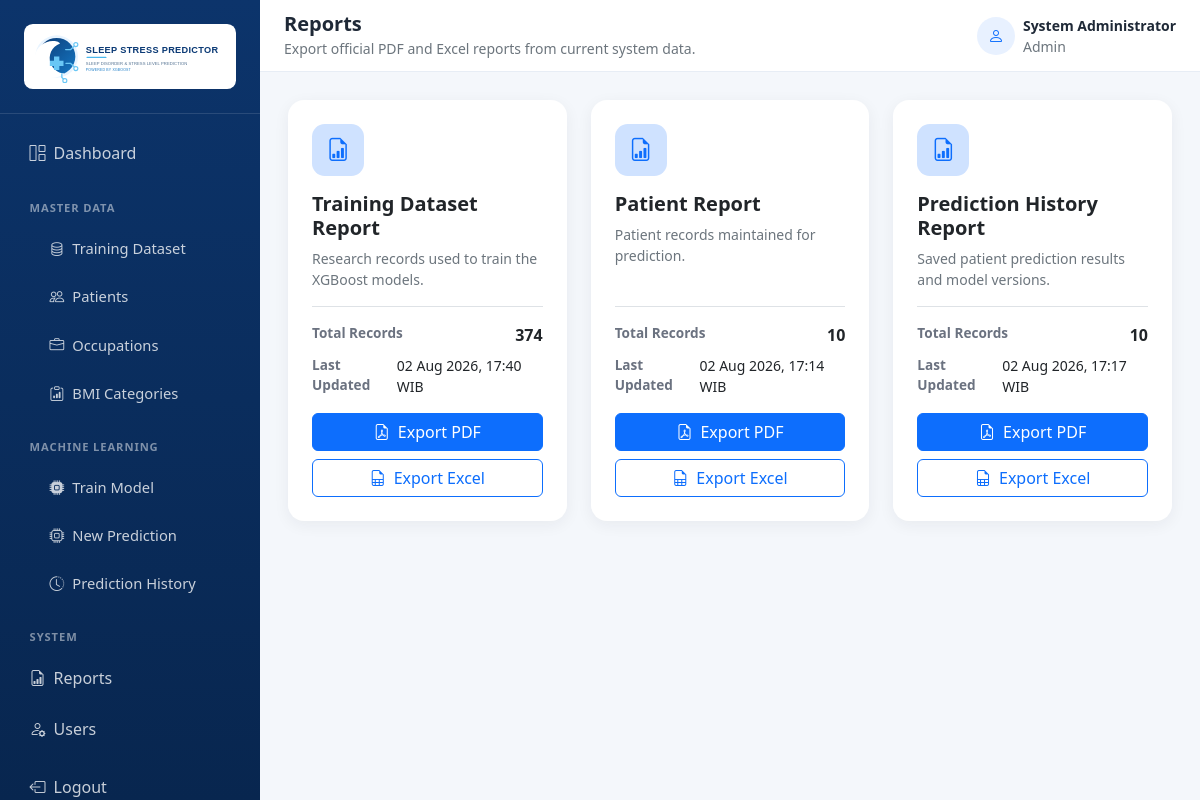
/reports/ (signed in), run on the app's committed database.
### models/database.py (models this page shows)
class User(UserMixin, db.Model):
    __tablename__ = "users"
    id = db.Column(db.Integer, primary_key=True)
    full_name = db.Column(db.String(120), nullable=False)
    username = db.Column(db.String(80), nullable=False, unique=True, index=True)
    password_hash = db.Column(db.String(256), nullable=False)
    role = db.Column(db.String(20), nullable=False, default="Admin")
    created_at = db.Column(db.DateTime, nullable=False, default=jakarta_now)

class ModelMetadata(db.Model):
    __tablename__ = "model_metadata"
    id = db.Column(db.Integer, primary_key=True)
    active_model = db.Column(db.String(150), nullable=False)
    model_version = db.Column(db.String(20), nullable=False)
    last_training_date = db.Column(db.DateTime, nullable=True)

### routes/reports.py (the view)
@reports_bp.get("/")
@login_required
def index():
    return render_template("reports/index.html", reports=report_dashboard_cards())

### app.py (called while the page is built)
@login_manager.user_loader
def load_user(user_id):
    return db.session.get(User, int(user_id))

### templates/reports/index.html (shortened to what this page needs)
{% extends "base.html" %}
{% block page_title %}Reports{% endblock %}
{% block page_subtitle %}Export official PDF and Excel reports from current system data.{% endblock %}
{% block content %}<div class="row g-4">{% for report in reports %}<div class="col-md-6 col-xl-4"><div class="card border-0 dashboard-card h-100"><div class="card-body p-4 d-flex flex-column"><div class="metric-icon bg-primary-subtle text-primary mb-3"><i class="bi bi-file-earmark-bar-graph"></i></div><h5 class="fw-bold">{{ report.title }}</h5><p class="text-secondary small flex-grow-1">{{ report.description }}</p><div class="border-top pt-3 mb-3"><div class="d-flex justify-content-between"><span class="metric-label">Total Records</span><strong>{{ report.total }}</strong></div><div class="d-flex justify-content-between mt-2"><span class="metric-label">Last Updated</span><small>{{ report.last_updated.strftime('%d %b %Y, %H:%M WIB') if report.last_updated else '-' }}</small></div></div><div class="d-grid gap-2"><a class="btn btn-primary" href="{{ url_for('reports.export_pdf', report_key=report.key) }}"><i class="bi bi-file-earmark-pdf me-2"></i>Export PDF</a><a class="btn btn-outline-primary" href="{{ url_for('reports.export_excel', report_key=report.key) }}"><i class="bi bi-file-earmark-spreadsheet me-2"></i>Export Excel</a></div></div></div></div>{% endfor %}</div>{% endblock %}

### templates/base.html (shortened to what this page needs)
<!DOCTYPE html>
<html lang="id">
<head>
  <link href="https://cdn.jsdelivr.net/npm/bootstrap@5.3.0/dist/css/bootstrap.min.css" rel="stylesheet">
  <link rel="stylesheet" href="https://cdn.jsdelivr.net/npm/bootstrap-icons@1.11.1/font/bootstrap-icons.css">
  <link rel="stylesheet" href="https://cdn.datatables.net/1.13.8/css/dataTables.bootstrap5.min.css">
  <link rel="stylesheet" href="{{ url_for('static', filename='css/dashboard.css') }}">
</head>
<body class="dashboard-body">
  <aside class="app-sidebar">
    <a class="sidebar-brand" href="{{ url_for('system.dashboard') }}"><img src="{{ url_for('static', filename='img/logo.svg') }}" alt="Sleep Stress Predictor" class="sidebar-logo"></a>
    <nav class="sidebar-nav nav flex-column">
      <a class="nav-link {% if request.endpoint == 'system.dashboard' %}active{% endif %}" href="{{ url_for('system.dashboard') }}"><i class="bi bi-grid-1x2 me-2"></i>Dashboard</a>
      <div class="nav-label">Master Data</div><div class="submenu">
        <a class="nav-link" href="{{ url_for('training_dataset.index') }}"><i class="bi bi-database me-2"></i>Training Dataset</a>
        <a class="nav-link" href="{{ url_for('master_data.patients') }}"><i class="bi bi-people me-2"></i>Patients</a>
        <a class="nav-link" href="{{ url_for('master_data.occupations') }}"><i class="bi bi-briefcase me-2"></i>Occupations</a>
        <a class="nav-link" href="{{ url_for('master_data.bmi_categories') }}"><i class="bi bi-clipboard-data me-2"></i>BMI Categories</a>
      </div>
      <div class="nav-label">Machine Learning</div><div class="submenu">
        <a class="nav-link" href="{{ url_for('train') }}"><i class="bi bi-cpu-fill me-2"></i>Train Model</a>
        <a class="nav-link" href="{{ url_for('prediction.new_prediction') }}"><i class="bi bi-cpu me-2"></i>New Prediction</a>
        <a class="nav-link" href="{{ url_for('prediction.history') }}"><i class="bi bi-clock-history me-2"></i>Prediction History</a>
      </div>
      <div class="nav-label">System</div>
      <a class="nav-link" href="{{ url_for('reports.index') }}"><i class="bi bi-file-earmark-bar-graph me-2"></i>Reports</a>
      {% if current_user.role == 'Admin' %}<a class="nav-link" href="{{ url_for('users.index') }}"><i class="bi bi-person-gear me-2"></i>Users</a>{% endif %}
      <form method="post" action="{{ url_for('auth.logout') }}" class="mt-2"><button class="sidebar-logout" type="submit"><i class="bi bi-box-arrow-left me-2"></i>Logout</button></form>
    </nav>
  </aside>
  <main class="app-main">
    <header class="app-topbar d-flex justify-content-between align-items-center px-4">
      <div><h5 class="mb-0 fw-bold">{% block page_title %}Sleep Stress Predictor{% endblock %}</h5><small class="text-secondary">{% block page_subtitle %}{% endblock %}</small></div>
      <div class="d-flex align-items-center gap-2"><span class="user-avatar"><i class="bi bi-person"></i></span><div class="small"><strong class="d-block">{{ current_user.full_name }}</strong><span class="text-secondary">{{ current_user.role }}</span></div></div>
    </header>
    <section class="page-content">
      {% block content %}{% endblock %}
    </section>
  </main>
</body>
</html>

### static/css/dashboard.css (style rules this page uses)
:root { --sidebar-width: 260px; --brand-blue: #0d6efd; }
body.dashboard-body { background: #f4f7fb; color: #1f2937; }
.app-sidebar { background: linear-gradient(180deg, #0c346b 0%, #08264f 100%); min-height: 100vh; position: fixed; inset: 0 auto 0 0; width: var(--sidebar-width); z-index: 1040; }
.sidebar-brand { color: #fff; font-weight: 700; font-size: 1.2rem; text-decoration: none; display: block; padding: 1.5rem; border-bottom: 1px solid rgba(255,255,255,.12); }
.sidebar-logo { background: #fff; border-radius: .55rem; display: block; height: auto; padding: .35rem; width: 100%; }
.sidebar-nav { padding: 1rem; }
.sidebar-nav .nav-link { color: rgba(255,255,255,.78); border-radius: .6rem; padding: .72rem .85rem; margin-bottom: .2rem; font-weight: 500; }
.sidebar-nav .nav-label { color: rgba(255,255,255,.48); font-size: .7rem; font-weight: 700; letter-spacing: .08em; margin: 1.25rem .85rem .55rem; text-transform: uppercase; }
.sidebar-nav .submenu .nav-link { font-size: .92rem; padding-left: 2.1rem; }
.sidebar-logout { background: transparent; border: 0; color: rgba(255,255,255,.78); padding: .72rem .85rem; text-align: left; width: 100%; }
.app-main { margin-left: var(--sidebar-width); min-height: 100vh; }
.app-topbar { background: #fff; border-bottom: 1px solid #e7edf5; min-height: 72px; }
.page-content { padding: 1.75rem; }
.dashboard-card { border-radius: 1rem; box-shadow: 0 .25rem 1rem rgba(31,41,55,.06); }
.metric-icon { align-items: center; border-radius: .8rem; display: inline-flex; font-size: 1.45rem; height: 52px; justify-content: center; width: 52px; }
.metric-label { color: #6b7280; font-size: .85rem; font-weight: 600; }
.user-avatar { background: #e8f1ff; border-radius: 50%; color: var(--brand-blue); display: inline-flex; height: 38px; align-items: center; justify-content: center; width: 38px; }

### data on the page
User: full_name "System Administrator", role "Admin"
ModelMetadata: title "Prediction History Report", description "Saved patient prediction results and model versions.", total "10", last_updated "02 Aug 2026, 17:17 WIB"

### other printed values
{{ report.title }} "Training Dataset Report" "Patient Report"
{{ report.description }} "Research records used to train the XGBoost models." "Patient records maintained for prediction."
{{ report.total }} "374" "10"
